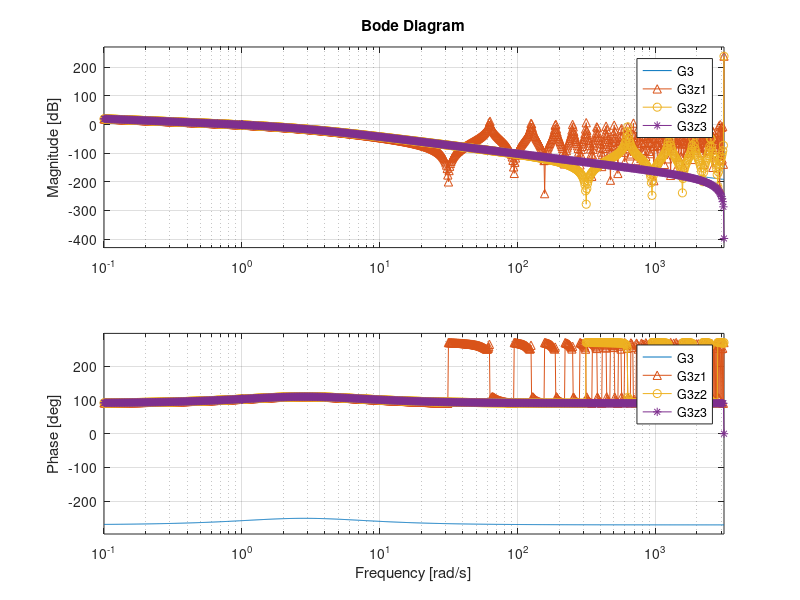

MATLAB code for this plot:
clear all; close all; clc;

T1 = 0.1;
T2 = 0.01;
T3 = 0.001;

G1 = tf([1], [1 0 0])
G2 = tf([10], [1 2 0])
G3 = tf([8], [1 2 -8 0])

G1z1 = c2d(G1, T1, 'tustin')
G1z2 = c2d(G1, T2, 'tustin')
G1z3 = c2d(G1, T3, 'tustin')

G2z1 = c2d(G2, T1, 'tustin')
G2z2 = c2d(G2, T2, 'tustin')
G2z3 = c2d(G2, T3, 'tustin')

G3z1 = c2d(G3, T1, 'tustin')
G3z2 = c2d(G3, T2, 'tustin')
G3z3 = c2d(G3, T3, 'tustin')

% bode(G1, '-', G1z1, '-^', G1z2, '-o', G1z3, '-*')

% bode(G2, '-', G2z1, '-^', G2z2, '-o', G2z3, '-*')

bode(G3, '-', G3z1, '-^', G3z2, '-o', G3z3, '-*')


